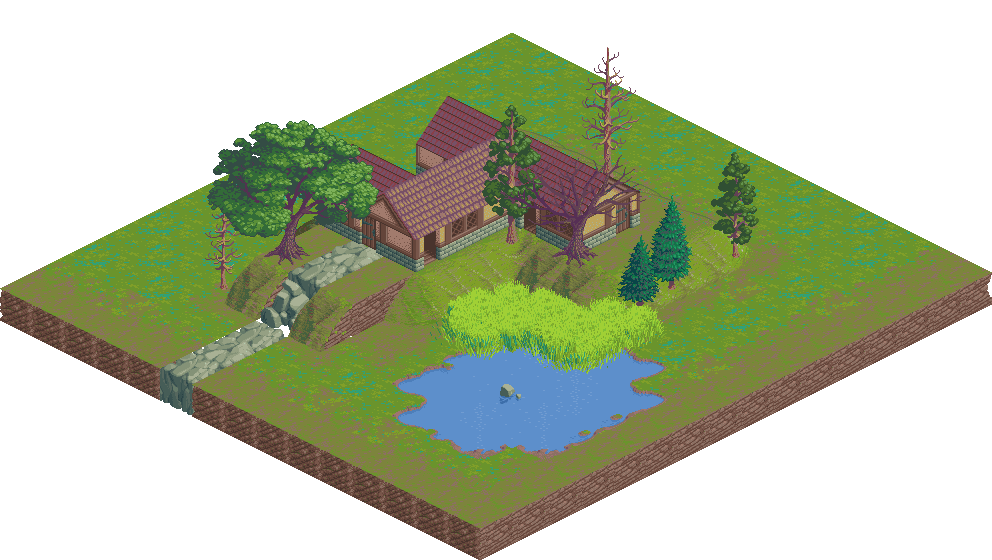
#> input picture prototype/assets/medieval-outside.png, 992 x 560 px, found by its file name
$ python compose.py
#> lines starting #> are read from the running program, lines starting #| are printed output that depends on the picture
#!/usr/bin/env python3
"""Composite a real isometric pixel-art diorama from CC0 assets.

Base: iso-64x64 medieval composed scene (OGA). Characters: DezrasDragons
hero sheets (CC0). Props: furnitureandwalls (CC0). Grade: saturation boost,
dark outline pass (the 'example.png' look), vignette.
"""
import os, math
from PIL import Image, ImageEnhance, ImageFilter, ImageDraw

A = os.path.dirname(os.path.abspath(__file__)) + "/assets"
S = A + "/sprites"
OUT = A + "/.."

INK = (18, 12, 28)        # dark plum outline like example.png
BG  = (11, 13, 22)        # near-black backdrop

def outline(im, w=2, color=INK):
    """Return sprite with a dark rim added behind it (thick-outline look)."""
    a = im.getchannel("A")
    rim = a.filter(ImageFilter.MaxFilter(w * 2 + 1))
    rim = rim.point(lambda v: 255 if v > 60 else 0)
    base = Image.new("RGBA", im.size, (0, 0, 0, 0))
    solid = Image.new("RGBA", im.size, color + (255,))
    base.paste(solid, (0, 0), rim)
    base.paste(im, (0, 0), im)
    return base

def hero_cell(sx, sy, cx, cy):
    """Crop one 33px cell; key out the lavender sheet background."""
    hero = Image.open(A + "/hero.png").convert("RGBA")
    c = hero.crop((sx * 165 + cx * 33, sy * 264 + cy * 33,
                   sx * 165 + cx * 33 + 33, sy * 264 + cy * 33 + 33))
    px = c.load()
    for y in range(c.height):
        for x in range(c.width):
            r, g, b, a = px[x, y]
            edge = x <= 1 or y <= 1 or x >= c.width - 1 or y >= c.height - 1
            if edge or (abs(r - 200) < 28 and abs(g - 191) < 28
                        and abs(b - 231) < 30):
                px[x, y] = (0, 0, 0, 0)
    return c

def scale(im, f):
    return im.resize((round(im.width * f), round(im.height * f)), Image.NEAREST)

def load_sprite(name):
    for f in os.listdir(S):
        if f.startswith(name):
            return Image.open(S + "/" + f).convert("RGBA")
    raise FileNotFoundError(name)

# ---------- canvas ----------
W, H = 1120, 1180
cv = Image.new("RGBA", (W, H), BG + (255,))
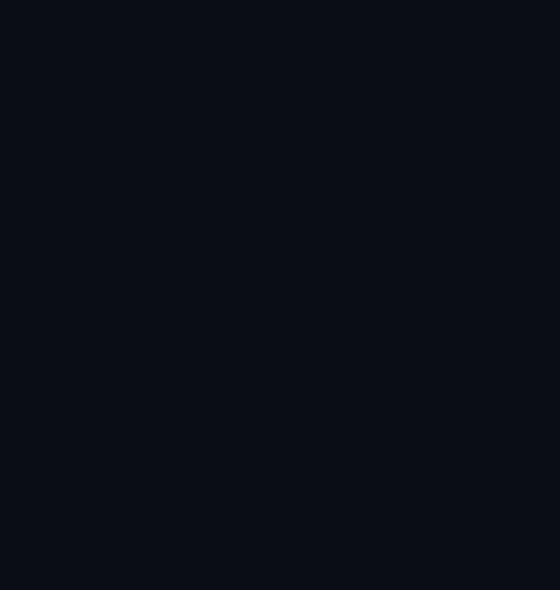
#> cv: PIL image 1120x1180 RGBA (shown at 1/2 size); mean R, G, B, A 11, 13, 22, 255

# ---------- base diorama (medieval house + trees + pond) ----------
base = Image.open(A + "/medieval-outside.png").convert("RGBA")
#> base is the input picture: PIL image 992x560 RGBA; mean R, G, B, A 155.2, 114.5, 128.1, 128.4
base = scale(base, 1.12)
# candy grade: more saturation + contrast + slight warm shift
base = ImageEnhance.Color(base).enhance(1.55)
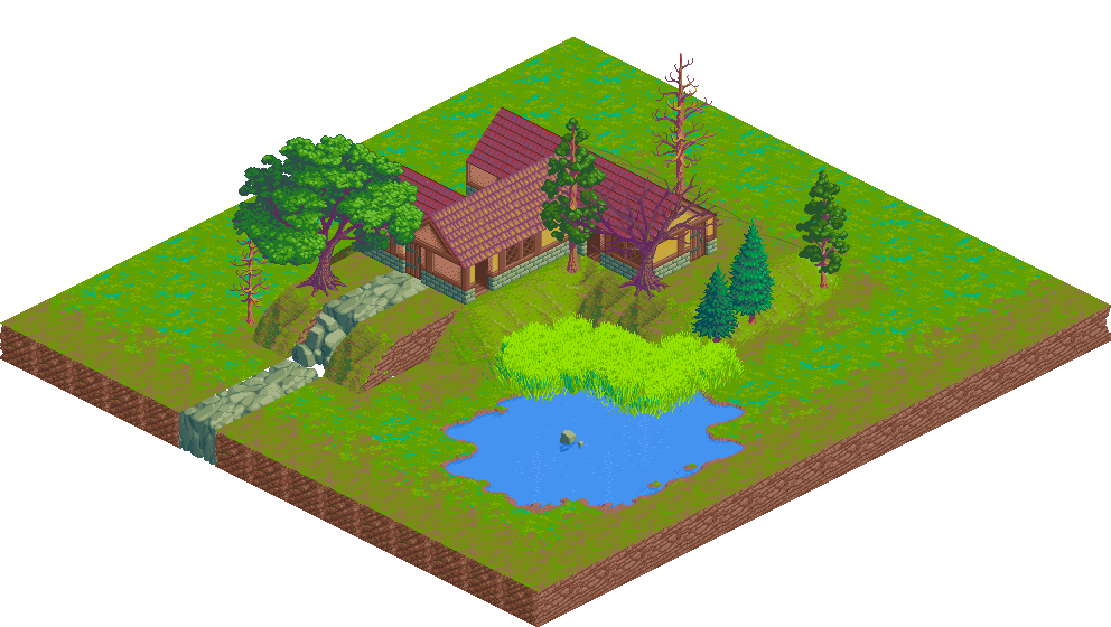
#> base: PIL image 1111x627 RGBA; mean R, G, B, A 169.7, 106.6, 128.1, 128.4; transparent parts drawn white
base = ImageEnhance.Contrast(base).enhance(1.12)
base = ImageEnhance.Brightness(base).enhance(1.08)
# shift green grass -> richer emerald, mauve roof -> violet
px = base.load()
w, h = base.size
#> w = 1111; h = 627
for y in range(h):
    for x in range(w):
        r, g, b, a = px[x, y]
        if a == 0: continue
        if g > r and g > b:                      # grass -> emerald
            px[x, y] = (min(255, int(r * 0.75)), min(255, int(g * 1.12)),
                        min(255, int(b * 1.05)), a)
        elif r > b > g and r - g > 18:           # roof mauve -> violet
            px[x, y] = (min(255, int(r * 1.15)), int(g * 0.85),
                        min(255, int(b * 1.35)), a)
        elif b > r and b > g:                    # pond -> teal potion water
            px[x, y] = (int(r * 0.7), min(255, int(g * 1.15)),
                        min(255, int(b * 1.1)), a)
bx = (W - base.width) // 2
#> bx = 4
by = 150
cv.paste(base, (bx, by), base)
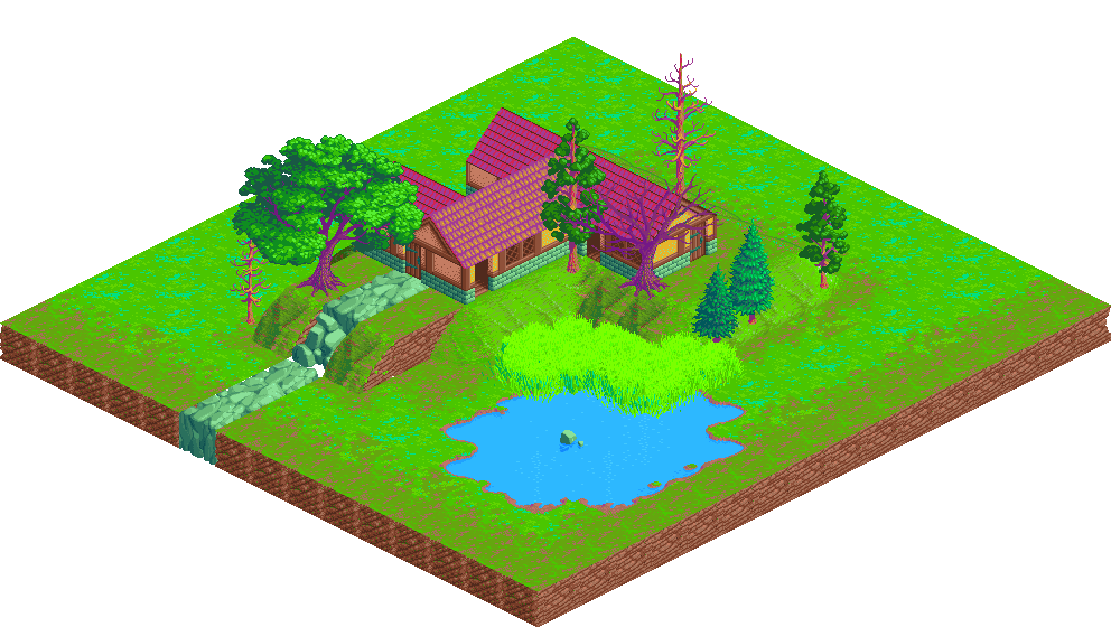
#> base: PIL image 1111x627 RGBA; mean R, G, B, A 173.5, 118.3, 141.1, 128.4; transparent parts drawn white
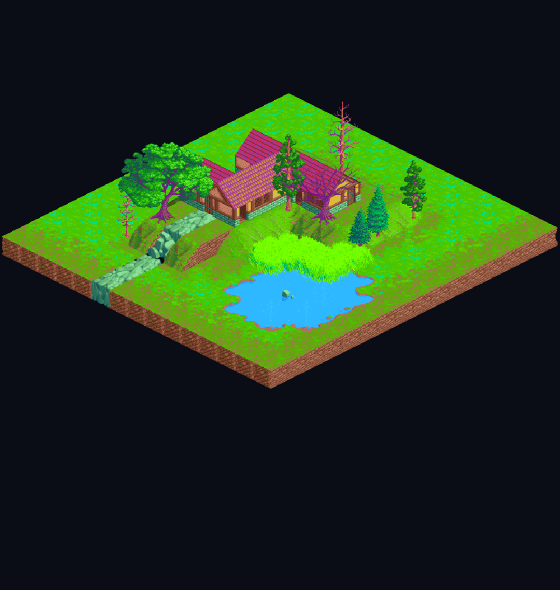
#> cv: PIL image 1120x1180 RGBA (shown at 1/2 size); mean R, G, B, A 32.8, 51.5, 29.8, 255

# ---------- props around the shop ----------
def put(sprite, x, y, o=True, ow=2):
    s = outline(sprite, ow) if o else sprite
    cv.paste(s, (int(x), int(y)), s)

barrel = scale(load_sprite("fw_07_"), 0.9)
#> (the run stopped early here; a loop or call above may not have finished)
